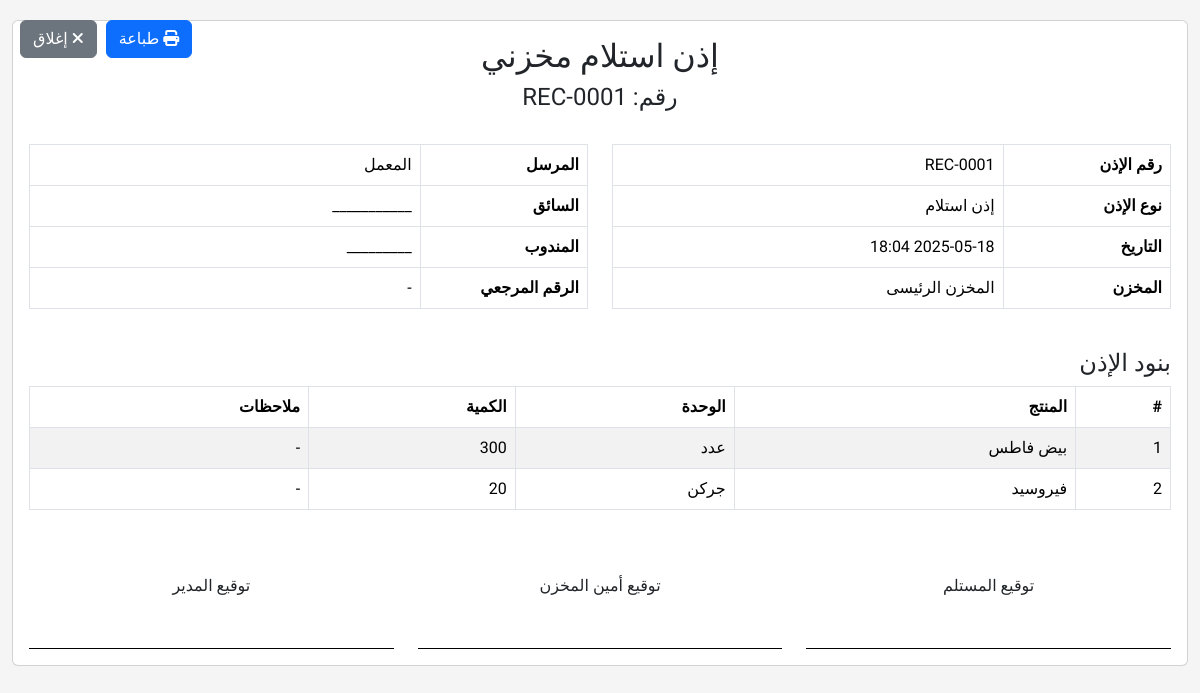
The app's page /finances/store-permits/6/print/ (signed in) with its own data.
### finances/models.py (models this page shows, shortened)
class StorePermit(models.Model):
    ISSUE = 'issue'
    RECEIVE = 'receive'
    PERMIT_TYPES = [
        (ISSUE, _("إذن صرف")),
        (RECEIVE, _("إذن استلام")),
    ]
    number = models.CharField(_("رقم الإذن"), max_length=50, unique=True)
    permit_type = models.CharField(_("نوع الإذن"), max_length=10, choices=PERMIT_TYPES)
    date = models.DateTimeField(_("تاريخ الإذن"), default=timezone.now)
    store = models.ForeignKey(Store, on_delete=models.CASCADE, related_name='permits', verbose_name=_("المخزن"))
    person_name = models.CharField(_("اسم الشخص"), max_length=255, help_text=_("المستلم في حالة الصرف أو المرسل في حالة الاستلام"))
    driver = models.ForeignKey(Driver, on_delete=models.SET_NULL, null=True, blank=True, related_name='permits', verbose_name=_("السائق"))
    representative = models.ForeignKey(Representative, on_delete=models.SET_NULL, null=True, blank=True, related_name='permits', verbose_name=_("المندوب"))
    reference_number = models.CharField(_("الرقم المرجعي"), max_length=50, blank=True, null=True)
    notes = models.TextField(_("ملاحظات"), blank=True, null=True)
    is_posted = models.BooleanField(_("مرحل"), default=False)
    class Meta:
        verbose_name = _("إذن مخزني")
        verbose_name_plural = _("أذونات المخزن")
        ordering = ['-date']

class StorePermitItem(models.Model):
    permit = models.ForeignKey(StorePermit, on_delete=models.CASCADE, related_name='items', verbose_name=_("الإذن"))
    product = models.ForeignKey(Product, on_delete=models.CASCADE, related_name='permit_items', verbose_name=_("المنتج"))
    product_unit = models.ForeignKey(ProductUnit, on_delete=models.CASCADE, related_name='permit_items', verbose_name=_("وحدة المنتج"))
    quantity = models.DecimalField(_("الكمية"), max_digits=15, decimal_places=3)
    notes = models.TextField(_("ملاحظات"), blank=True, null=True)
    created_transaction = models.OneToOneField(ProductTransaction, on_delete=models.SET_NULL,
                                          null=True, blank=True, related_name='created_by_permit_item',
                                          verbose_name=_("حركة المنتج المنشأة"))
    class Meta:
        verbose_name = _("بند إذن مخزني")
        verbose_name_plural = _("بنود أذونات المخزن")
    @property
    def formatted_quantity(self):
        if self.quantity == int(self.quantity):
            return int(self.quantity)
        return self.quantity

### core/models.py (models this page shows, shortened)
class Store(models.Model):
    branch = models.ForeignKey(Branch, on_delete=models.CASCADE, related_name='stores', verbose_name=_("الفرع"))
    name = models.CharField(_("اسم المخزن"), max_length=255)
    address = models.TextField(_("العنوان"), blank=True, null=True)
    keeper = models.CharField(_("أمين المخزن"), max_length=255, blank=True, null=True)
    notes = models.TextField(_("ملاحظات"), blank=True, null=True)
    class Meta:
        verbose_name = _("مخزن")
        verbose_name_plural = _("المخازن")

class Driver(models.Model):
    name = models.CharField(_("الاسم"), max_length=255)
    phone = models.CharField(_("رقم الهاتف"), max_length=20, blank=True, null=True)
    address = models.TextField(_("العنوان"), blank=True, null=True)
    id_number = models.CharField(_("رقم الهوية"), max_length=20, blank=True, null=True)
    license_number = models.CharField(_("رقم الرخصة"), max_length=20, blank=True, null=True)
    notes = models.TextField(_("ملاحظات"), blank=True, null=True)
    class Meta:
        verbose_name = _("سائق")
        verbose_name_plural = _("السائقين")

class Representative(models.Model):
    name = models.CharField(_("الاسم"), max_length=255)
    phone = models.CharField(_("رقم الهاتف"), max_length=20, blank=True, null=True)
    address = models.TextField(_("العنوان"), blank=True, null=True)
    id_number = models.CharField(_("رقم الهوية"), max_length=20, blank=True, null=True)
    commission_percentage = models.DecimalField(_("نسبة العمولة"), max_digits=5, decimal_places=2, default=0)
    notes = models.TextField(_("ملاحظات"), blank=True, null=True)
    class Meta:
        verbose_name = _("مندوب")
        verbose_name_plural = _("المناديب")

### products/models.py (models this page shows, shortened)
class Product(models.Model):
    name = models.CharField(_("اسم المنتج"), max_length=255)
    code = models.CharField(_("كود المنتج"), max_length=50, blank=True, null=True)
    barcode = models.CharField(_("الباركود"), max_length=50, blank=True, null=True)
    category = models.ForeignKey(Category, on_delete=models.SET_NULL, blank=True, null=True,
                               related_name='products', verbose_name=_("القسم"))
    default_store = models.ForeignKey(Store, on_delete=models.SET_NULL, blank=True, null=True,
                                    related_name='default_products', verbose_name=_("المخزن الافتراضي"))
    initial_balance = models.DecimalField(_("الرصيد الافتتاحي"), max_digits=15, decimal_places=3, default=0)
    current_balance = models.DecimalField(_("الرصيد الحالي"), max_digits=15, decimal_places=3, default=0)
    image = models.ImageField(_("صورة المنتج"), upload_to='product_images/', blank=True, null=True)
    description = models.TextField(_("الوصف"), blank=True, null=True)
    is_active = models.BooleanField(_("نشط"), default=True)
    class Meta:
        verbose_name = _("منتج")
        verbose_name_plural = _("المنتجات")

class ProductUnit(models.Model):
    product = models.ForeignKey(Product, on_delete=models.CASCADE, related_name='units', verbose_name=_("المنتج"))
    unit = models.ForeignKey(Unit, on_delete=models.CASCADE, related_name='product_units', verbose_name=_("الوحدة"))
    conversion_factor = models.DecimalField(_("معامل التحويل"), max_digits=10, decimal_places=3, default=1)
    purchase_price = models.DecimalField(_("سعر الشراء"), max_digits=15, decimal_places=2, default=0)
    selling_price = models.DecimalField(_("سعر البيع"), max_digits=15, decimal_places=2, default=0)
    barcode = models.CharField(_("باركود الوحدة"), max_length=50, blank=True, null=True)
    is_default_purchase = models.BooleanField(_("وحدة الشراء الافتراضية"), default=False)
    is_default_sale = models.BooleanField(_("وحدة البيع الافتراضية"), default=False)
    class Meta:
        verbose_name = _("وحدة المنتج")
        verbose_name_plural = _("وحدات المنتجات")
        unique_together = [['product', 'unit']]

class Unit(models.Model):
    name = models.CharField(_("اسم الوحدة"), max_length=255)
    symbol = models.CharField(_("الرمز"), max_length=10)
    class Meta:
        verbose_name = _("وحدة")
        verbose_name_plural = _("وحدات القياس")

### finances/views/store_permits.py (the view)
# urls.py: path('store-permits/<int:pk>/print/', views.store_permit_print, name='store_permit_print'),
@login_required
def store_permit_print(request, pk):
    permit = get_object_or_404(StorePermit, pk=pk)
    return render(request, 'store_permits/print.html', {
        'permit': permit
    })

### users/context_processors.py (called while the page is built)
def notifications(request):
    context_data = {
        'unread_notifications_count': 0
    }
    if request.user.is_authenticated:
        context_data['unread_notifications_count'] = get_unread_notifications_count(request.user)
    return context_data

### users/utils.py (called while the page is built)
def get_unread_notifications_count(user):
    return UserNotification.objects.filter(recipient=user, is_read=False).count()

### templates/store_permits/print.html (shortened to what this page needs)
{% extends 'base_print.html' %}
{% load static %}
{% load humanize %}
{% block content %}
<div class="container-fluid">
    <div class="row">
        <div class="col-12">
            <div class="card">
                <div class="card-body">
                    <div class="row">
                        <div class="col-12 text-center mb-4">
                            <h2>
                                {% if permit.permit_type == 'issue' %}
                                    إذن صرف مخزني
                                {% else %}
                                    إذن استلام مخزني
                                {% endif %}
                            </h2>
                            <h4>رقم: {{ permit.number }}</h4>
                        </div>
                    </div>
                    <div class="row">
                        <div class="col-md-6">
                            <table class="table table-bordered">
                                <tr>
                                    <th style="width: 30%">رقم الإذن</th>
                                    <td>{{ permit.number }}</td>
                                </tr>
                                <tr>
                                    <th>نوع الإذن</th>
                                    <td>
                                        {% if permit.permit_type == 'issue' %}
                                            إذن صرف
                                        {% else %}
                                            إذن استلام
                                        {% endif %}
                                    </td>
                                </tr>
                                <tr>
                                    <th>التاريخ</th>
                                    <td>{{ permit.date|date:"Y-m-d H:i" }}</td>
                                </tr>
                                <tr>
                                    <th>المخزن</th>
                                    <td>{{ permit.store.name }}</td>
                                </tr>
                            </table>
                        </div>
                        <div class="col-md-6">
                            <table class="table table-bordered">
                                <tr>
                                    <th style="width: 30%">
                                        {% if permit.permit_type == 'issue' %}
                                            المستلم
                                        {% else %}
                                            المرسل
                                        {% endif %}
                                    </th>
                                    <td>{{ permit.person_name }}</td>
                                </tr>
                                <tr>
                                    <th>السائق</th>
                                    <td>{{ permit.driver.name|default:"-" }}</td>
                                </tr>
                                <tr>
                                    <th>المندوب</th>
                                    <td>{{ permit.representative.name|default:"-" }}</td>
                                </tr>
                                <tr>
                                    <th>الرقم المرجعي</th>
                                    <td>{{ permit.reference_number|default:"-" }}</td>
                                </tr>
                            </table>
                        </div>
                    </div>
                    <div class="row mt-4">
                        <div class="col-12">
                            <h4>بنود الإذن</h4>
                            <table class="table table-bordered table-striped">
                                <thead>
                                    <tr>
                                        <th>#</th>
                                        <th>المنتج</th>
                                        <th>الوحدة</th>
                                        <th>الكمية</th>
                                        <th>ملاحظات</th>
                                    </tr>
                                </thead>
                                <tbody>
                                    {% for item in permit.items.all %}
                                    <tr>
                                        <td>{{ forloop.counter }}</td>
                                        <td>{{ item.product.name }}</td>
                                        <td>{{ item.product_unit.unit.name }}</td>
                                        <td>{{ item.formatted_quantity }}</td>
                                        <td>{{ item.notes|default:"-" }}</td>
                                    </tr>
                                    {% empty %}
                                    <tr>
                                        <td colspan="5" class="text-center">لا توجد بنود</td>
                                    </tr>
                                    {% endfor %}
                                </tbody>
                            </table>
                        </div>
                    </div>
                    <div class="row mt-5">
                        <div class="col-4 text-center">
                            <p>توقيع المستلم</p>
                            <div style="border-top: 1px solid #000; margin-top: 50px;"></div>
                        </div>
                        <div class="col-4 text-center">
                            <p>توقيع أمين المخزن</p>
                            <div style="border-top: 1px solid #000; margin-top: 50px;"></div>
                        </div>
                        <div class="col-4 text-center">
                            <p>توقيع المدير</p>
                            <div style="border-top: 1px solid #000; margin-top: 50px;"></div>
                        </div>
                    </div>
                </div>
            </div>
        </div>
    </div>
</div>
{% endblock %}

### templates/base_print.html (style rules this page uses)
body { font-family: 'Tajawal', sans-serif; background-color: #f5f5f5; padding: 20px 0; }
@media screen { .container-fluid { max-width: 1200px; margin: 0 auto; } }

### records on screen
StorePermit: number "REC-0001", date "2025-05-18 18:04", store.name "المخزن الرئيسى", person_name "المعمل", driver.name "___________", representative.name "_________", reference_number "-"
StorePermitItem: product.name "بيض فاطس", product_unit.unit.name "عدد", formatted_quantity "300", notes "-"
StorePermitItem: product.name "فيروسيد", product_unit.unit.name "جركن", formatted_quantity "20", notes "-"
